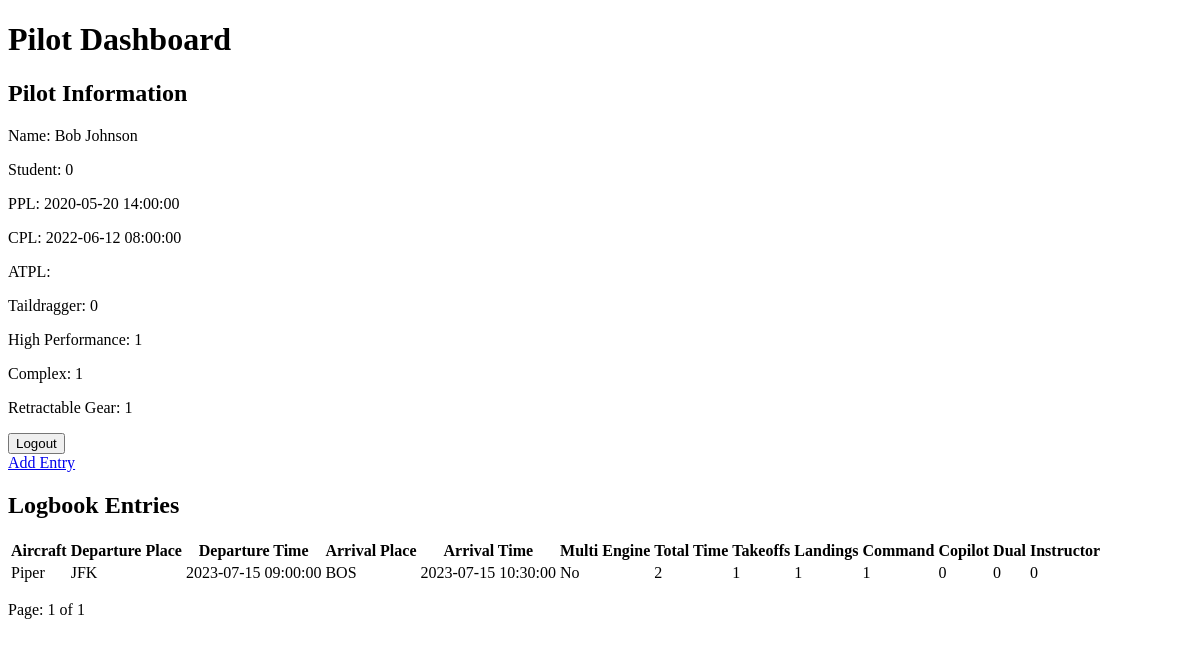
/dashboard.php (signed in), run on an earlier commit of the app's database.
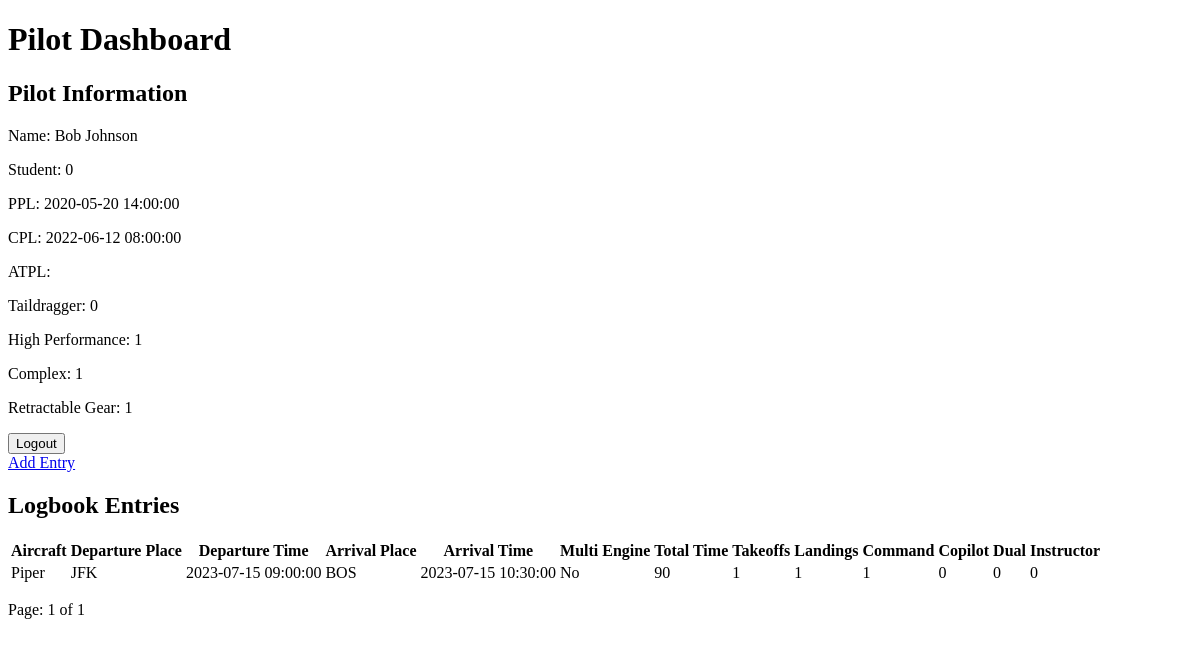
And on a later commit of the database.
### tables this page shows
CREATE TABLE IF NOT EXISTS logentries (
    id INT AUTO_INCREMENT PRIMARY KEY,
    pilot_id INT,
    aircraft_id INT,
    departure_place VARCHAR(50) NOT NULL,
    departure_time TIMESTAMP NOT NULL,
    arrival_place VARCHAR(50) NOT NULL,
    arrival_time TIMESTAMP NOT NULL,
    multi_engine BOOLEAN NOT NULL,
    total_time INT NOT NULL,
    takeoffs INT NOT NULL,
    landings INT NOT NULL,
    pilot_fun_command INT NOT NULL,
    pilot_fun_copilot INT NOT NULL,
    pilot_fun_dual INT NOT NULL,
    pilot_fun_instructor INT NOT NULL,
    remarks VARCHAR(500),
    FOREIGN KEY (pilot_id) REFERENCES pilots(id),
    FOREIGN KEY (aircraft_id) REFERENCES aircrafts(id)
);

CREATE TABLE IF NOT EXISTS aircrafts (
    id INT AUTO_INCREMENT PRIMARY KEY,
    make VARCHAR(100) NOT NULL,
    registration VARCHAR(100) NOT NULL,
    high_performance BOOLEAN NOT NULL,
    taildragger BOOLEAN NOT NULL,
    complex BOOLEAN NOT NULL,
    gear_retractable BOOLEAN NOT NULL
);

### www/repository/LogEntriesRepository.php (called while the page is built, shortened)
<?php
require './model/LogEntry.php';
class LogEntriesRepository {
    private $pdo;
    public function __construct() {
        $this->host = getenv('MYSQL_HOST') ?: 'mysqldb';
        $this->dbname = getenv('MYSQL_DATABASE') ?: 'digilog_db';
        $this->user = getenv('MYSQL_USER') ?: 'digilog';
        $this->password = getenv('MYSQL_PASSWORD') ?: 'digilog_db';
        try {
            $dsn = "mysql:host={$this->host};port=3306;dbname={$this->dbname};charset=utf8";
            $this->pdo = new PDO($dsn, $this->user, $this->password);
            $this->pdo->setAttribute(PDO::ATTR_ERRMODE, PDO::ERRMODE_EXCEPTION);
        } catch (PDOException $e) {
            die("Database connection failed: " . $e->getMessage());
        }
    }
    public function getEntriesWithOffset($pilotId, $limit, $offset) {
        try {
            $stmt = $this->pdo->prepare("SELECT * FROM logentries WHERE pilot_id = :pilot_id LIMIT :limit OFFSET :offset");
            $stmt->bindValue(':pilot_id', $pilotId, PDO::PARAM_INT);
            $stmt->bindValue(':limit', (int) $limit, PDO::PARAM_INT);
            $stmt->bindValue(':offset', (int) $offset, PDO::PARAM_INT);
            $stmt->execute();
            $logEntries = [];
            while ($row = $stmt->fetch(PDO::FETCH_ASSOC)) {
                $logEntries[] = $this->mapRowToLogEntry($row);
            }
            return $logEntries;
        } catch (PDOException $e) {
            echo "Failed to get log entries: " . $e->getMessage();
            return false;
        }
    }
    private function mapRowToLogEntry($row) {
        return new LogEntry(
            $row['pilot_id'],
            $row['aircraft_id'],
            $row['departure_place'],
            $row['departure_time'],
            $row['arrival_place'],
            $row['arrival_time'],
            (bool)$row['multi_engine'],
            $row['total_time'],
            $row['takeoffs'],
            $row['landings'],
            $row['pilot_fun_command'],
            $row['pilot_fun_copilot'],
            $row['pilot_fun_dual'],
            $row['pilot_fun_instructor'],
            $row['remarks'],
            $row['id']
        );
    }
}

### www/repository/AircraftRepository.php (called while the page is built, shortened)
<?php
class AircraftRepository {
    private $pdo;
        public function __construct() {
            $this->host = getenv('MYSQL_HOST') ?: 'mysqldb';
            $this->dbname = getenv('MYSQL_DATABASE') ?: 'digilog_db';
            $this->user = getenv('MYSQL_USER') ?: 'digilog';
            $this->password = getenv('MYSQL_PASSWORD') ?: 'digilog_db';
            try {
                $dsn = "mysql:host={$this->host};port=3306;dbname={$this->dbname};charset=utf8";
                $this->pdo = new PDO($dsn, $this->user, $this->password);
                $this->pdo->setAttribute(PDO::ATTR_ERRMODE, PDO::ERRMODE_EXCEPTION);
            } catch (PDOException $e) {
                die("Database connection failed: " . $e->getMessage());
            }
        }
public function getAircraft($id) {
    try {
        $stmt = $this->pdo->prepare("SELECT * FROM aircrafts WHERE id = ?");
        $stmt->execute([$id]);
        return $stmt->fetch(PDO::FETCH_ASSOC);
    } catch (PDOException $e) {
        echo "Failed to get pilot: " . $e->getMessage();
        return false;
    }
}
}

### www/model/LogEntry.php (called while the page is built, shortened)
<?php
class LogEntry {
    private $aircraftId;
    private $departurePlace;
    private $departureTime;
    private $arrivalPlace;
    private $arrivalTime;
    private $multiEngine;
    private $totalTime;
    private $takeoffs;
    private $landings;
    private $pilotFunCommand;
    private $pilotFunCopilot;
    private $pilotFunDual;
    private $pilotFunInstructor;
    public function __construct($pilotId, $aircraftId, $departurePlace, $departureTime, $arrivalPlace, $arrivalTime, $multiEngine, $totalTime, $takeoffs, $landings, $pilotFunCommand, $pilotFunCopilot, $pilotFunDual, $pilotFunInstructor, $remarks, $id = null) {
        $this->aircraftId = $aircraftId;
        $this->departurePlace = $departurePlace;
        $this->departureTime = $departureTime;
        $this->arrivalPlace = $arrivalPlace;
        $this->arrivalTime = $arrivalTime;
        $this->multiEngine = $multiEngine;
        $this->totalTime = $totalTime;
        $this->takeoffs = $takeoffs;
        $this->landings = $landings;
        $this->pilotFunCommand = $pilotFunCommand;
        $this->pilotFunCopilot = $pilotFunCopilot;
        $this->pilotFunDual = $pilotFunDual;
        $this->pilotFunInstructor = $pilotFunInstructor;
    }
    public function getAircraftId() {
        return $this->aircraftId;
    }
    public function getDeparturePlace() {
        return $this->departurePlace;
    }
    public function getDepartureTime() {
        return $this->departureTime;
    }
    public function getArrivalPlace() {
        return $this->arrivalPlace;
    }
    public function getArrivalTime() {
        return $this->arrivalTime;
    }
    public function isMultiEngine() {
        return $this->multiEngine;
    }
    public function getTotalTime() {
        return $this->totalTime;
    }
    public function getTakeoffs() {
        return $this->takeoffs;
    }
    public function getLandings() {
        return $this->landings;
    }
    public function getPilotFunCommand() {
        return $this->pilotFunCommand;
    }
    public function getPilotFunCopilot() {
        return $this->pilotFunCopilot;
    }
    public function getPilotFunDual() {
        return $this->pilotFunDual;
    }
    public function getPilotFunInstructor() {
        return $this->pilotFunInstructor;
    }
}

### www/dashboard.php (the view, shortened to what the changed rows need)
<?php
require './repository/LogEntriesRepository.php';
require './repository/AircraftRepository.php';
$pilotId = $_SESSION['pilot_id'];
$logEntriesRepo = new LogEntriesRepository();
$aircraftRepo = new AircraftRepository();
$limit = 10;
$page = isset($_GET['page']) ? (int)$_GET['page'] : 1;
$offset = ($page - 1) * $limit;
$logEntries = $logEntriesRepo->getEntriesWithOffset($pilotId, $limit, $offset);
?>
<!DOCTYPE html>
<html lang="en">
<head>
</head>
<body>
    <h1>Pilot Dashboard</h1>
    <section>
        <h2>Pilot Information</h2>
    </section>
    <section>
        <h2>Logbook Entries</h2>
        <table>
            <thead>
                <tr>
                    <th>Aircraft</th>
                    <th>Departure Place</th>
                    <th>Departure Time</th>
                    <th>Arrival Place</th>
                    <th>Arrival Time</th>
                    <th>Multi Engine</th>
                    <th>Total Time</th>
                    <th>Takeoffs</th>
                    <th>Landings</th>
                    <th>Command</th>
                    <th>Copilot</th>
                    <th>Dual</th>
                    <th>Instructor</th>
                </tr>
            </thead>
            <tbody>
                <?php foreach ($logEntries as $entry): ?>
                    <?php
                    $aircraft = $aircraftRepo->getAircraft($entry->getAircraftId());
                    ?>
                    <tr>
                        <td><?php echo htmlspecialchars($aircraft['make']); ?></td>
                        <td><?php echo htmlspecialchars($entry->getDeparturePlace()); ?></td>
                        <td><?php echo htmlspecialchars($entry->getDepartureTime()); ?></td>
                        <td><?php echo htmlspecialchars($entry->getArrivalPlace()); ?></td>
                        <td><?php echo htmlspecialchars($entry->getArrivalTime()); ?></td>
                        <td><?php echo $entry->isMultiEngine() ? 'Yes' : 'No'; ?></td>
                        <td><?php echo htmlspecialchars($entry->getTotalTime()); ?></td>
                        <td><?php echo htmlspecialchars($entry->getTakeoffs()); ?></td>
                        <td><?php echo htmlspecialchars($entry->getLandings()); ?></td>
                        <td><?php echo htmlspecialchars($entry->getPilotFunCommand()); ?></td>
                        <td><?php echo htmlspecialchars($entry->getPilotFunCopilot()); ?></td>
                        <td><?php echo htmlspecialchars($entry->getPilotFunDual()); ?></td>
                        <td><?php echo htmlspecialchars($entry->getPilotFunInstructor()); ?></td>
                    </tr>
                <?php endforeach; ?>
            </tbody>
        </table>
    </section>
</body>
</html>

What changed in the data, as far as the page shows it:
changed logentries "JFK": total_time "2" → "90"
